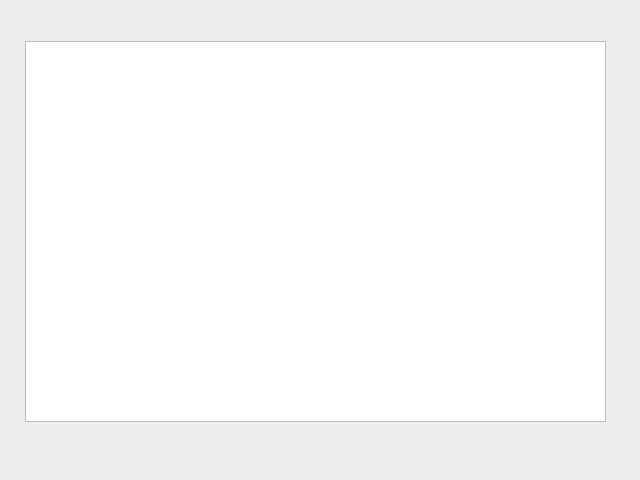
<?xml version="1.0" encoding="UTF-8"?>
<ui version="4.0">
 <class>ServiceRunBrowserDialog</class>
 <widget class="QDialog" name="ServiceRunBrowserDialog">
  <property name="geometry">
   <rect>
    <x>0</x>
    <y>0</y>
    <width>640</width>
    <height>480</height>
   </rect>
  </property>
  <property name="windowTitle">
   <string>Dialog</string>
  </property>
  <widget class="QTreeView" name="treeView">
   <property name="geometry">
    <rect>
     <x>25</x>
     <y>41</y>
     <width>581</width>
     <height>381</height>
    </rect>
   </property>
  </widget>
 </widget>
 <resources/>
 <connections/>
</ui>
